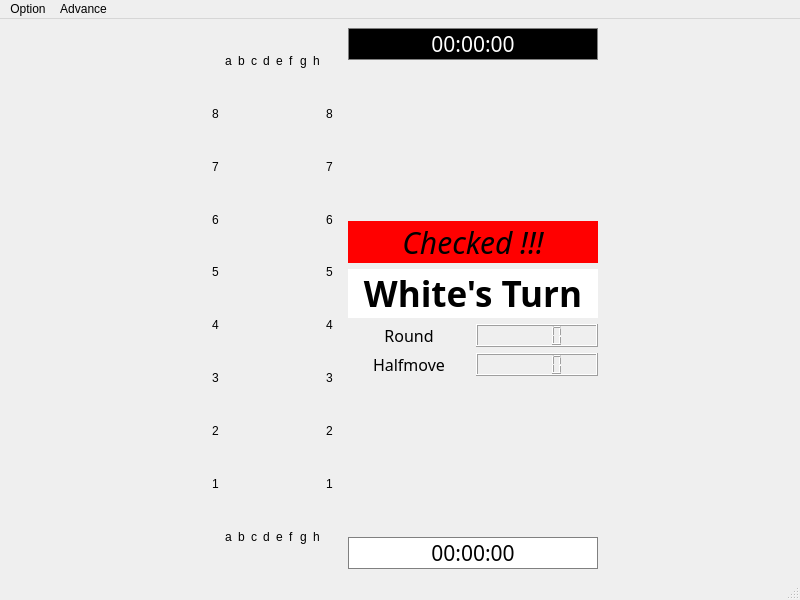
<?xml version="1.0" encoding="UTF-8"?>
<ui version="4.0">
 <class>GameMainWindow</class>
 <widget class="QMainWindow" name="GameMainWindow">
  <property name="geometry">
   <rect>
    <x>0</x>
    <y>0</y>
    <width>800</width>
    <height>600</height>
   </rect>
  </property>
  <property name="windowTitle">
   <string>MainWindow</string>
  </property>
  <widget class="QWidget" name="centralwidget">
   <layout class="QHBoxLayout" name="horizontalLayout">
    <item>
     <spacer name="horizontalSpacer">
      <property name="orientation">
       <enum>Qt::Horizontal</enum>
      </property>
      <property name="sizeHint" stdset="0">
       <size>
        <width>40</width>
        <height>20</height>
       </size>
      </property>
     </spacer>
    </item>
    <item>
     <widget class="QWidget" name="boardAndNumber" native="true">
      <property name="sizePolicy">
       <sizepolicy hsizetype="Fixed" vsizetype="Expanding">
        <horstretch>0</horstretch>
        <verstretch>0</verstretch>
       </sizepolicy>
      </property>
      <layout class="QGridLayout" name="gridLayout_2">
       <item row="0" column="1">
        <layout class="QGridLayout" name="boardLayout">
         <item row="3" column="9">
          <widget class="QLabel" name="label_30">
           <property name="text">
            <string>6</string>
           </property>
          </widget>
         </item>
         <item row="4" column="0">
          <widget class="QLabel" name="label_13">
           <property name="text">
            <string>5</string>
           </property>
          </widget>
         </item>
         <item row="6" column="9">
          <widget class="QLabel" name="label_33">
           <property name="text">
            <string>3</string>
           </property>
          </widget>
         </item>
         <item row="7" column="0">
          <widget class="QLabel" name="label_16">
           <property name="text">
            <string>2</string>
           </property>
          </widget>
         </item>
         <item row="5" column="9">
          <widget class="QLabel" name="label_32">
           <property name="text">
            <string>4</string>
           </property>
          </widget>
         </item>
         <item row="1" column="0">
          <widget class="QLabel" name="label_10">
           <property name="sizePolicy">
            <sizepolicy hsizetype="Preferred" vsizetype="Preferred">
             <horstretch>0</horstretch>
             <verstretch>0</verstretch>
            </sizepolicy>
           </property>
           <property name="text">
            <string>8</string>
           </property>
          </widget>
         </item>
         <item row="9" column="7">
          <widget class="QLabel" name="label_25">
           <property name="text">
            <string>g</string>
           </property>
          </widget>
         </item>
         <item row="1" column="9">
          <widget class="QLabel" name="label_28">
           <property name="text">
            <string>8</string>
           </property>
          </widget>
         </item>
         <item row="4" column="9">
          <widget class="QLabel" name="label_31">
           <property name="text">
            <string>5</string>
           </property>
          </widget>
         </item>
         <item row="8" column="0">
          <widget class="QLabel" name="label_17">
           <property name="text">
            <string>1</string>
           </property>
          </widget>
         </item>
         <item row="0" column="3">
          <widget class="QLabel" name="label_4">
           <property name="text">
            <string>c</string>
           </property>
          </widget>
         </item>
         <item row="2" column="0">
          <widget class="QLabel" name="label_11">
           <property name="text">
            <string>7</string>
           </property>
          </widget>
         </item>
         <item row="0" column="9">
          <widget class="QLabel" name="label_27">
           <property name="text">
            <string/>
           </property>
          </widget>
         </item>
         <item row="3" column="0">
          <widget class="QLabel" name="label_12">
           <property name="text">
            <string>6</string>
           </property>
          </widget>
         </item>
         <item row="5" column="0">
          <widget class="QLabel" name="label_14">
           <property name="text">
            <string>4</string>
           </property>
          </widget>
         </item>
         <item row="9" column="5">
          <widget class="QLabel" name="label_23">
           <property name="text">
            <string>e</string>
           </property>
          </widget>
         </item>
         <item row="9" column="6">
          <widget class="QLabel" name="label_24">
           <property name="text">
            <string>f</string>
           </property>
          </widget>
         </item>
         <item row="9" column="8">
          <widget class="QLabel" name="label_26">
           <property name="text">
            <string>h</string>
           </property>
          </widget>
         </item>
         <item row="0" column="6">
          <widget class="QLabel" name="label_7">
           <property name="text">
            <string>f</string>
           </property>
          </widget>
         </item>
         <item row="0" column="1">
          <widget class="QLabel" name="label_2">
           <property name="text">
            <string>a</string>
           </property>
          </widget>
         </item>
         <item row="0" column="7">
          <widget class="QLabel" name="label_8">
           <property name="text">
            <string>g</string>
           </property>
          </widget>
         </item>
         <item row="0" column="0">
          <widget class="QLabel" name="label">
           <property name="text">
            <string/>
           </property>
          </widget>
         </item>
         <item row="9" column="3">
          <widget class="QLabel" name="label_21">
           <property name="text">
            <string>c</string>
           </property>
          </widget>
         </item>
         <item row="0" column="4">
          <widget class="QLabel" name="label_5">
           <property name="text">
            <string>d</string>
           </property>
          </widget>
         </item>
         <item row="7" column="9">
          <widget class="QLabel" name="label_34">
           <property name="text">
            <string>2</string>
           </property>
          </widget>
         </item>
         <item row="0" column="2">
          <widget class="QLabel" name="label_3">
           <property name="text">
            <string>b</string>
           </property>
          </widget>
         </item>
         <item row="6" column="0">
          <widget class="QLabel" name="label_15">
           <property name="text">
            <string>3</string>
           </property>
          </widget>
         </item>
         <item row="9" column="4">
          <widget class="QLabel" name="label_22">
           <property name="text">
            <string>d</string>
           </property>
          </widget>
         </item>
         <item row="9" column="2">
          <widget class="QLabel" name="label_20">
           <property name="text">
            <string>b</string>
           </property>
          </widget>
         </item>
         <item row="8" column="9">
          <widget class="QLabel" name="label_35">
           <property name="text">
            <string>1</string>
           </property>
          </widget>
         </item>
         <item row="2" column="9">
          <widget class="QLabel" name="label_29">
           <property name="text">
            <string>7</string>
           </property>
          </widget>
         </item>
         <item row="9" column="1">
          <widget class="QLabel" name="label_19">
           <property name="text">
            <string>a</string>
           </property>
          </widget>
         </item>
         <item row="9" column="0">
          <widget class="QLabel" name="label_18">
           <property name="text">
            <string/>
           </property>
          </widget>
         </item>
         <item row="0" column="5">
          <widget class="QLabel" name="label_6">
           <property name="text">
            <string>e</string>
           </property>
          </widget>
         </item>
         <item row="1" column="1" rowspan="8" colspan="8">
          <widget class="ChessBoard" name="chessBoard" native="true"/>
         </item>
         <item row="0" column="8">
          <widget class="QLabel" name="label_9">
           <property name="text">
            <string>h</string>
           </property>
          </widget>
         </item>
         <item row="9" column="9">
          <widget class="QLabel" name="label_36">
           <property name="text">
            <string/>
           </property>
          </widget>
         </item>
        </layout>
       </item>
      </layout>
     </widget>
    </item>
    <item>
     <layout class="QVBoxLayout" name="verticalLayout">
      <item>
       <widget class="TimeDisplay" name="black_timeLabel">
        <property name="sizePolicy">
         <sizepolicy hsizetype="Preferred" vsizetype="Maximum">
          <horstretch>0</horstretch>
          <verstretch>0</verstretch>
         </sizepolicy>
        </property>
        <property name="font">
         <font>
          <family>Impact</family>
          <pointsize>16</pointsize>
          <italic>false</italic>
          <bold>false</bold>
         </font>
        </property>
        <property name="styleSheet">
         <string notr="true">font: 16pt &quot;Impact&quot;;
color: white;
background-color: black;
border: 1px solid grey;</string>
        </property>
        <property name="text">
         <string>00:00:00</string>
        </property>
        <property name="alignment">
         <set>Qt::AlignCenter</set>
        </property>
       </widget>
      </item>
      <item>
       <spacer name="verticalSpacer">
        <property name="orientation">
         <enum>Qt::Vertical</enum>
        </property>
        <property name="sizeHint" stdset="0">
         <size>
          <width>20</width>
          <height>40</height>
         </size>
        </property>
       </spacer>
      </item>
      <item>
       <widget class="QLabel" name="checkedLabel">
        <property name="styleSheet">
         <string notr="true">background-color: red; color: black; font:  italic 30px alef;</string>
        </property>
        <property name="text">
         <string>Checked !!!</string>
        </property>
        <property name="alignment">
         <set>Qt::AlignCenter</set>
        </property>
       </widget>
      </item>
      <item>
       <widget class="QLabel" name="turnLabel">
        <property name="minimumSize">
         <size>
          <width>250</width>
          <height>0</height>
         </size>
        </property>
        <property name="font">
         <font>
          <family>alef</family>
          <pointsize>-1</pointsize>
          <italic>false</italic>
          <bold>true</bold>
         </font>
        </property>
        <property name="styleSheet">
         <string notr="true">background-color: white; color: black; font: bold 35px alef;</string>
        </property>
        <property name="text">
         <string>White's Turn</string>
        </property>
        <property name="alignment">
         <set>Qt::AlignCenter</set>
        </property>
       </widget>
      </item>
      <item>
       <layout class="QHBoxLayout" name="horizontalLayout_2">
        <item>
         <widget class="QLabel" name="roundLabel">
          <property name="font">
           <font>
            <family>Impact</family>
            <pointsize>12</pointsize>
           </font>
          </property>
          <property name="text">
           <string>Round</string>
          </property>
          <property name="alignment">
           <set>Qt::AlignCenter</set>
          </property>
         </widget>
        </item>
        <item>
         <widget class="QLCDNumber" name="roundLCD"/>
        </item>
       </layout>
      </item>
      <item>
       <layout class="QHBoxLayout" name="horizontalLayout_4">
        <item>
         <widget class="QLabel" name="halfmoveLabel">
          <property name="font">
           <font>
            <family>Impact</family>
            <pointsize>12</pointsize>
           </font>
          </property>
          <property name="text">
           <string>Halfmove</string>
          </property>
          <property name="alignment">
           <set>Qt::AlignCenter</set>
          </property>
         </widget>
        </item>
        <item>
         <widget class="QLCDNumber" name="halfmoveLCD"/>
        </item>
       </layout>
      </item>
      <item>
       <spacer name="verticalSpacer_2">
        <property name="orientation">
         <enum>Qt::Vertical</enum>
        </property>
        <property name="sizeHint" stdset="0">
         <size>
          <width>20</width>
          <height>40</height>
         </size>
        </property>
       </spacer>
      </item>
      <item>
       <widget class="TimeDisplay" name="white_TimeLabel">
        <property name="sizePolicy">
         <sizepolicy hsizetype="Preferred" vsizetype="Maximum">
          <horstretch>0</horstretch>
          <verstretch>0</verstretch>
         </sizepolicy>
        </property>
        <property name="font">
         <font>
          <family>Impact</family>
          <pointsize>16</pointsize>
          <italic>false</italic>
          <bold>false</bold>
         </font>
        </property>
        <property name="styleSheet">
         <string notr="true">font: 16pt &quot;Impact&quot;;
color: black;
background-color: white;
border: 1px solid grey;</string>
        </property>
        <property name="text">
         <string>00:00:00</string>
        </property>
        <property name="textFormat">
         <enum>Qt::PlainText</enum>
        </property>
        <property name="scaledContents">
         <bool>false</bool>
        </property>
        <property name="alignment">
         <set>Qt::AlignCenter</set>
        </property>
        <property name="indent">
         <number>-1</number>
        </property>
       </widget>
      </item>
     </layout>
    </item>
    <item>
     <spacer name="horizontalSpacer_2">
      <property name="orientation">
       <enum>Qt::Horizontal</enum>
      </property>
      <property name="sizeHint" stdset="0">
       <size>
        <width>40</width>
        <height>20</height>
       </size>
      </property>
     </spacer>
    </item>
   </layout>
  </widget>
  <widget class="QMenuBar" name="menubar">
   <property name="geometry">
    <rect>
     <x>0</x>
     <y>0</y>
     <width>800</width>
     <height>25</height>
    </rect>
   </property>
   <widget class="QMenu" name="menuOption">
    <property name="title">
     <string>Option</string>
    </property>
    <addaction name="actionNew_Game"/>
    <addaction name="actionPause"/>
    <addaction name="actionSurrender"/>
    <addaction name="separator"/>
    <addaction name="actionExit"/>
   </widget>
   <widget class="QMenu" name="menuAdvance">
    <property name="title">
     <string>Advance</string>
    </property>
    <addaction name="actionto_FEN"/>
    <addaction name="separator"/>
    <addaction name="separator"/>
    <addaction name="actionUndo"/>
    <addaction name="separator"/>
    <addaction name="actionRedo"/>
   </widget>
   <addaction name="menuOption"/>
   <addaction name="menuAdvance"/>
  </widget>
  <widget class="QStatusBar" name="statusbar"/>
  <action name="actionExit">
   <property name="checkable">
    <bool>false</bool>
   </property>
   <property name="text">
    <string>Exit</string>
   </property>
  </action>
  <action name="actionNew_Game">
   <property name="text">
    <string>New Game</string>
   </property>
  </action>
  <action name="actionSurrender">
   <property name="text">
    <string>Surrender</string>
   </property>
  </action>
  <action name="actionPause">
   <property name="text">
    <string>Pause</string>
   </property>
  </action>
  <action name="actionto_FEN">
   <property name="text">
    <string>To FEN</string>
   </property>
  </action>
  <action name="actionUndo">
   <property name="text">
    <string>Undo</string>
   </property>
  </action>
  <action name="actionRedo">
   <property name="text">
    <string>Redo</string>
   </property>
  </action>
 </widget>
 <customwidgets>
  <customwidget>
   <class>TimeDisplay</class>
   <extends>QLabel</extends>
   <header>timedisplay.h</header>
  </customwidget>
  <customwidget>
   <class>ChessBoard</class>
   <extends>QWidget</extends>
   <header location="global">ChessBoard.h</header>
   <container>1</container>
  </customwidget>
 </customwidgets>
 <resources/>
 <connections/>
</ui>
